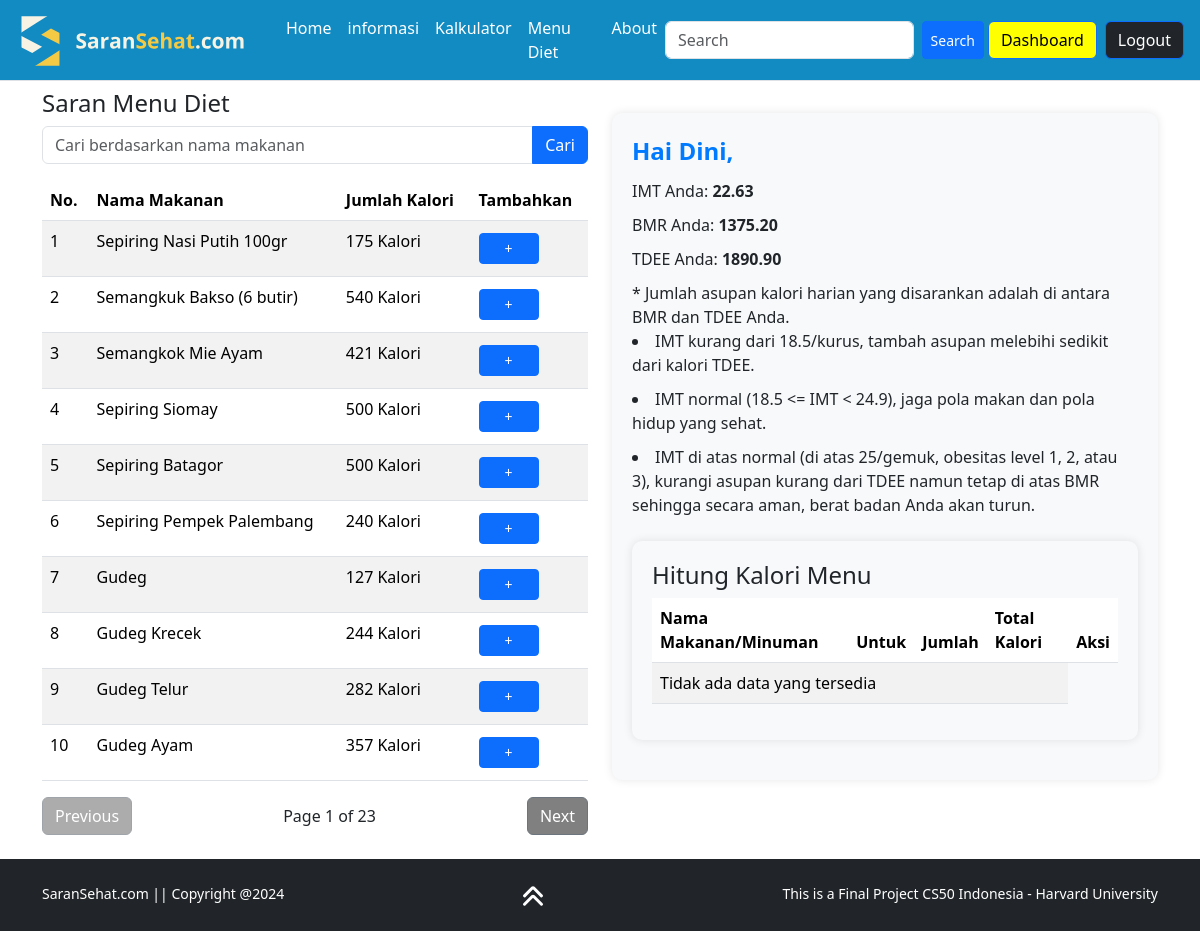
The app's page /menu (signed in), older data.
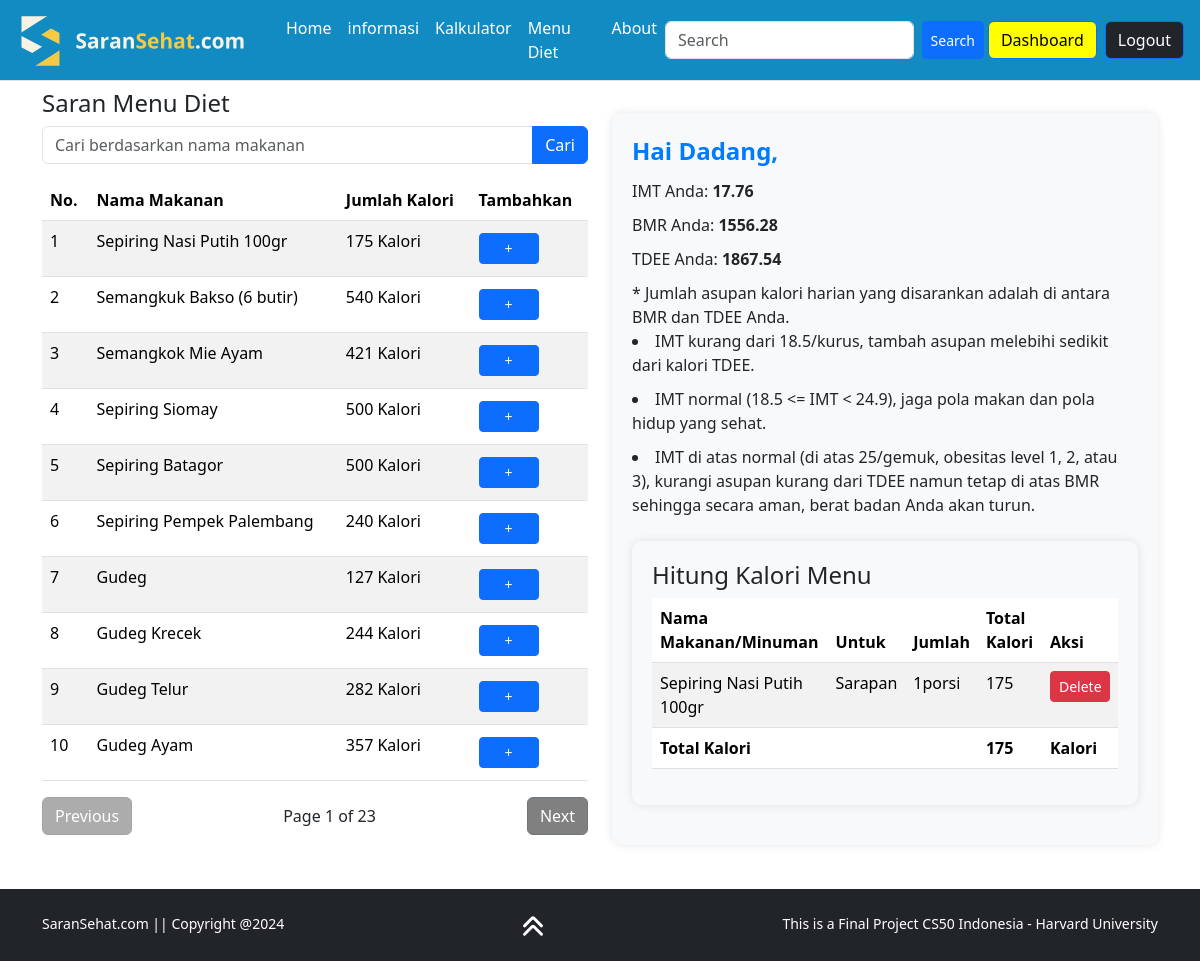
The same page, newer data.
### tables this page shows
CREATE TABLE foods (
    "food_id" INTEGER PRIMARY KEY AUTOINCREMENT,
    name TEXT NOT NULL,
    amount NUMERIC NOT NULL,
    unit TEXT NOT NULL,
    calories NUMERIC NOT NULL
);

CREATE TABLE "bio" (
    id INTEGER PRIMARY KEY AUTOINCREMENT,
    user_id INTEGER,
	name TEXT, 
    imt NUMERIC NOT NULL,
    bmr NUMERIC NOT NULL,
    tdee NUMERIC NOT NULL,
    timestamp TIMESTAMP DEFAULT CURRENT_TIMESTAMP,
    FOREIGN KEY (user_id) REFERENCES users(id)
);

CREATE TABLE "user_intake" (
    id INTEGER PRIMARY KEY AUTOINCREMENT,
    bio_id INTEGER,
    food_id INTEGER,
    food_name TEXT NOT NULL,
    meal_type TEXT,    
    amount NUMERIC NOT NULL, 
    unit TEXT NOT NULL, 
    calories NUMERIC NOT NULL,
    timestamp DATETIME,
    FOREIGN KEY (bio_id) REFERENCES bio(id),
    FOREIGN KEY (food_id) REFERENCES foods(food_id)
);

### app.py (the view)
@app.route('/menu', methods=["GET", "POST"])
@login_required
def show_menu():
    page = request.args.get('page', 1, type=int)
    limit = 10
    halaman = db.execute("SELECT COUNT(*) AS total_foods FROM foods")[0]['total_foods']
    total_halaman = (halaman + limit - 1) // limit
    foods = db.execute("SELECT * FROM foods")
    food = foods[0]
    user_id = session["user_id"]
    data_bio = db.execute("SELECT id, name, imt, bmr, tdee FROM bio WHERE user_id = ? ORDER BY id DESC LIMIT 1", user_id)[0]
    data_menus = db.execute("SELECT * FROM user_intake")
    total_calories = sum(menu["amount"] * menu["calories"] for menu in data_menus)
    query = request.args.get('search')
    if query:
        foods = db.execute("SELECT * FROM foods WHERE name LIKE ?", ('%' + query + '%'))
    else:
        foods = db.execute("SELECT * FROM foods")
    return render_template("menu.html", food=food, foods=foods, page=page, limit=limit, total_halaman=total_halaman, query=query, data_bio=data_bio, data_menus=data_menus, total_calories=total_calories)

### app.py (called while the page is built)
@app.after_request
def after_request(response):
    response.headers["Cache-Control"] = "no-cache, no-store, must-revalidate"
    response.headers["Expires"] = 0
    response.headers["Pragma"] = "no-cache"
    return response

### helpers.py (called while the page is built)
def login_required(f):
    @wraps(f)
    def decorated_function(*args, **kwargs):
        if session.get("user_id") is None:
            return redirect("/login")
        return f(*args, **kwargs)
    return decorated_function

def format_decimal(value):
    if value is None:
        return ""
    try:
        formatted_value = "{:.2f}".format(value)
        return formatted_value
    except (ValueError, TypeError):
        return ""

### templates/menu.html (shortened to what this page needs)
{% extends "base.html" %}
{% block content %}
<div class="row g-6 mt-2">
    <div class="col-md-6">
        <h4>Saran Menu Diet</h4>
        <form action="/menu" method="get" class="mb-3">
            <div class="input-group">
                <input type="text" class="form-control" placeholder="Cari berdasarkan nama makanan" name="search">
                <button class="btn btn-primary" type="submit">Cari</button>
            </div>
        </form>
        <div action="/menu" method="post">
            {% set total_pages = ((foods|length - 1) // limit) + 1 %}
            <table class="table table-striped">
                <thead>
                    <tr>
                        <th class="table-cell">No.</th>
                        <th class="table-cell">Nama Makanan</th>
                        <th class="table-cell">Jumlah Kalori</th>
                        <th class="table-cell">Tambahkan</th>
                    </tr>
                </thead>
                <tbody>
                    {% for food in foods %}
                    {% if loop.index >= (page - 1) * limit + 1 and loop.index <= page * limit %} <tr>
                        <td class="table-cell">{{ loop.index }}</td>
                        <td class="table-cell">{{ food.name }}</td>
                        <td class="table-cell">{{ food.calories }} Kalori</td>
                        <td class="table-cell">
                            {% if session["user_id"] %}
                            <div class="d-block my-1"><a href="#" class="btn btn-primary btn-sm" style="width: 60px"
                                    data-bs-toggle="modal" data-bs-target="#addModal{{ food.food_id }}"> + </a></div>
                                {% endif %}
                        </td>
                        </tr>
                        {% endif %}
                        {% endfor %}
                </tbody>
            </table>
            <div class="pagination">
                <div>
                    {% if page > 1 %}
                    <a href="?page={{ page - 1 }}{% if query %}&search={{ query }}{% endif %}" class="btn btn-secondary" style="background-color: gray;">
                        <bold> Previous </bold>
                    </a>
                    {% else %}
                    <button class="btn btn-secondary" disabled>
                        <bold> Previous </bold>
                    </button>
                    {% endif %}
                </div>
                <div>
                    {% if total_pages > 1 %}
                    <span>Page {{ page }} of {{ total_pages }}</span>
                    {% endif %}
                </div>
                <div>
                    {% if page < total_pages %}
                    {% if query %}
                    <a href="?page={{ page + 1 }}&search={{ query }}" class="btn btn-secondary" style="background-color: gray;">
                        <bold> Next </bold>
                    </a>
                    {% else %}
                    <a href="?page={{ page + 1 }}" class="btn btn-secondary" style="background-color: gray;">
                        <bold> Next </bold>
                    </a>
                    {% endif %}
                    {% else %}
                    <button class="btn btn-secondary" disabled>
                        <bold> Next </bold>
                    </button>
                    {% endif %}
                </div>
            </div>
        </div>
    </div>
    <div class="col-md-6">
        <div class="result-container mt-4" action="/menu" method="get">
            <div class="result-title">Hai {{ data_bio.name }},</div>
            <div class="result-item">IMT Anda: <strong>{{ format_decimal(data_bio.imt) }}</strong></div>
            <div class="result-item">BMR Anda: <strong>{{ format_decimal(data_bio.bmr) }}</strong></div>
            <div class="result-item">TDEE Anda: <strong>{{ format_decimal(data_bio.tdee) }}</strong></div>
            <div class="result-item"> * Jumlah asupan kalori harian yang disarankan adalah di antara BMR dan TDEE Anda.
            <div class="result-item"><li>IMT kurang dari 18.5/kurus, tambah asupan melebihi sedikit dari kalori TDEE.</li></div>
            <div class="result-item"><li>IMT normal (18.5 <= IMT < 24.9), jaga pola makan dan pola hidup yang sehat.</li></div>
            <div class="result-item"><li>IMT di atas normal (di atas 25/gemuk, obesitas level 1, 2, atau 3), kurangi asupan kurang dari TDEE namun tetap di atas BMR sehingga secara aman, berat badan Anda akan turun.</li></div>
        </div>
        <div class="result-container mt-4" action="/menu" method="get">
            <h4>Hitung Kalori Menu</h4>
            <table class="table table-striped">
                <thead>
                    <tr>
                        <th class="table-cell">Nama Makanan/Minuman</th>
                        <th class="table-cell">Untuk</th>
                        <th class="table-cell">Jumlah</th>
                        <th class="table-cell">Total Kalori</th>
                        <th class="table-cell"> Aksi</th>
                    </tr>
                </thead>
                <tbody>
                    {% for data_menu in data_menus %}
                    <tr>
                        <td class="table-cell">{{ data_menu.food_name }}</td>
                        <td class="table-cell">{{ data_menu.meal_type }}</td>
                        <td class="table-cell">{{ data_menu.amount }}{{ data_menu.unit }}</td>
                        <td class="table-cell">{{ data_menu.amount * data_menu.calories }}</td>
                        <td class="table-cell">
                            <form action="/delete/{{ data_menu.id }}" method="post">
                                <button type="submit" class="btn btn-danger btn-sm" style="width: 60px">Delete</button>
                            </form>
                        </td>
                    {% endfor %}
                    {% if data_menus %}
                    <tr>
                        <th colspan="3" class="table-cell">Total Kalori</th>
                        <th class="table-cell">{{ total_calories }}</th>
                        <th class="table-cell">Kalori</th>
                    </tr>
                    {% else %}
                    <tr>
                        <td colspan="4" class="table-cell">Tidak ada data yang tersedia</td>
                    </tr>
                    {% endif %}
                </tbody>
            </table>
        </div>
    </div>
</div>
</div>
</div>
{% endblock %}

### templates/base.html (shortened to what this page needs)
<!DOCTYPE html>
<html lang="en">
<head>
  <link href="https://cdn.jsdelivr.net/npm/bootstrap@5.3.2/dist/css/bootstrap.min.css" rel="stylesheet"
>
  <link rel="stylesheet" href="https://cdnjs.cloudflare.com/ajax/libs/animate.css/4.1.1/animate.min.css">
  <link rel="stylesheet" href="{{ url_for('static', filename='css/styles.css') }}">
</head>
<body>
  <nav class="navbar navbar-expand-lg border-bottom border-body">
    <div class="container-fluid">
      <a class="navbar-brand" href="/"><img src="/static/images/logo_long.svg" alt="Logo" width="250" height="50"
          class="d-inline-block align-text-top"></a>
      <div class="collapse navbar-collapse" id="navbarTogglerDemo02">
        <ul class="navbar-nav me-auto mb-2 mb-lg-0">
          <li class="nav-item{% if active_page == 'index' %}active{% endif %}">
            <a class="nav-link" href="/">Home</a>
          </li>
          <li class="nav-item {% if active_page == 'informasi' %}active{% endif %}">
            <a class="nav-link" href="/informasi">informasi</a>
          </li>
          <li class="nav-item">
            <a class="nav-link" href="/kalkulator">Kalkulator</a>
          </li>
          <li class="nav-item">
            <a class="nav-link" href="/menu">Menu Diet</a>
          </li>
          <li class="nav-item">
            <a class="nav-link" href="/about">About</a>
          </li>
        </ul>
        <form id="search" class="d-flex" role="search">
          <input class="form-control me-2" type="search" placeholder="Search" aria-label="Search">
          <button type="button" class="btn btn-primary btn-sm">Search</button>
        </form>
        {% if session["user_id"] %}
        {% if session["role"] == "admin" %}
        <div class="list-unstyled text-center mx-1 my-2">
          <li>
            <a href="/dashboard" class="btn btn-primary" style="background-color: yellow; color: black;">Dashboard</a>
          </li>
        </div>
        {% endif %}
        <div class="list-unstyled text-center mx-1 my-2">
          <li>
            <a href="/logout" class="btn btn-primary bg-dark">Logout</a>
          </li>
        </div>
        {% else %}
        <div class="list-unstyled text-center mx-1 my-2">
          <li>
            <a href="/login" class="btn btn-primary bg-dark">Register/Login</a>
          </li>
        </div>
        {% endif %}
      </div>
    </div>
  </nav>
  <div class="container content">
    {% block content %}
    {% endblock %}
  <footer class="bg-dark text-white text-center py-4 mt-4">
    <div class="container">
      <div class="row justify-content-between small">
        <div class="col-auto">
          <span>SaranSehat.com || Copyright @2024</span>
        </div>
        <div class="col-auto">
          <div class="col-auto">
            <button id="scrollTop" class="d-inline-block text-reset" title="Up to the top" style="background-color: transparent; border: none;">
          </button>
          </div>
        </div>
        <div class="col-auto">
          <span>This is a Final Project CS50 Indonesia - Harvard University</span>
        </div>
      </div>
    </div>
  </footer>
</body>
</html>

### static/css/styles.css (style rules this page uses)
html, body { height: 100%; overflow-x: hidden; display: flex; flex-direction: column; min-height: 100vh; }
.content { flex: 1; }
footer { margin-top: auto; }
nav { background-color: #128bc3; }
.navbar-nav .nav-link { position: relative; color: white; text-decoration: none; }
.navbar-nav .nav-link::after { content: ''; position: absolute; bottom: -2px; left: 0; width: 0; height: 2px; background-color: white; transition: width 0.3s ease; }
.result-container { background-color: #f8f9fa; border-radius: 10px; padding: 20px; box-shadow: 0px 0px 10px rgba(0, 0, 0, 0.1); margin-bottom: 20px; }
.result-title { font-size: 24px; font-weight: bold; margin-bottom: 10px; color: #007bff; }
.result-item { font-size: 16px; margin-bottom: 10px; }
.pagination { display: flex; justify-content: space-between; align-items: center; }
.pagination .btn { background-color: gray; }

Row changes from the older to the newer data that the page shows:
no longer on this page (row unchanged): bio: name "Dini", imt "22.63", bmr "1375.20", tdee "1890.90"
added bio: name "Dadang", imt "17.76", bmr "1556.28", tdee "1867.54"
added user_intake: food_name "Sepiring Nasi Putih 100gr", meal_type "Sarapan", amount "1", unit "porsi", data_menu.amount*data_menu.calories "175"
Text that changed along with them:
{{ total_calories }}: (not shown) → "175"
text no longer shown: "Tidak ada data yang tersedia"
text now shown: "Total Kalori Kalori"
